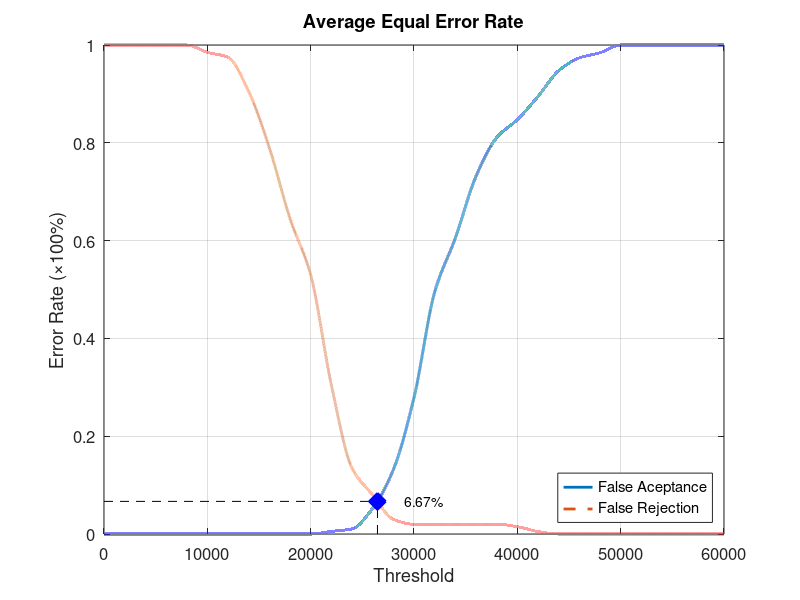
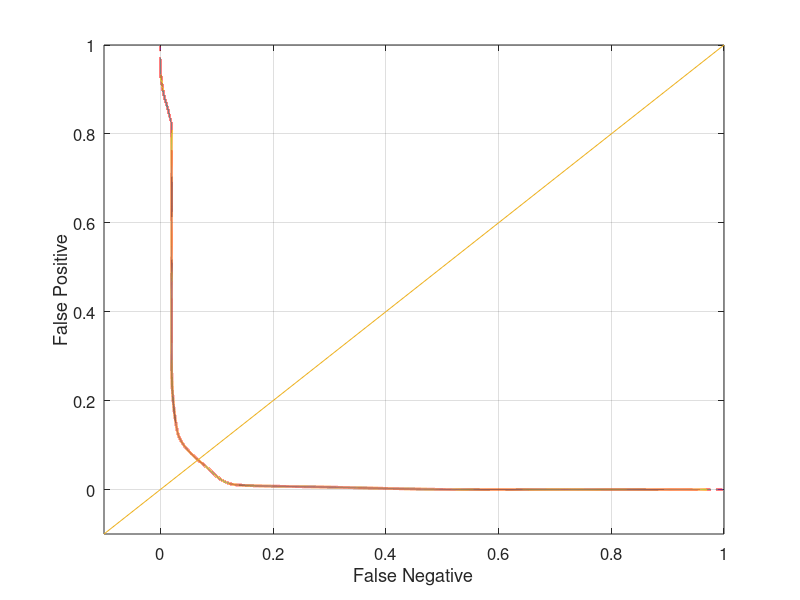

Reproduce these figures in MATLAB, in order.
function yEER = Database5_2
close all;
clear;
clc;
x = 0:2000:60000;
xq = 0:0.5:60000;

y0 = [0 0 0 0 0 0 0 0 0 0 0 0.00526316 0.0105263 0.0526316 0.131579 0.278947 0.494737 0.605263 0.731579 0.810526 0.847368 0.894737 0.947368 0.973684 0.984211 1 1 1 1 1 1];
yy0 = interp1(x, y0, xq, 'pchip');
y1 = [1 1 1 1 1 0.985 0.975 0.905 0.79 0.645 0.53 0.305 0.135 0.08 0.03 0.02 0.02 0.02 0.02 0.02 0.015 0.005 0 0 0 0 0 0 0 0 0];
yy1 = interp1(x, y1, xq, 'pchip');

% Calculating EER: 
y2 = abs(y0 - y1);
find(y2 == min(y2))
yy2 = abs(yy0 - yy1);
xEER = find(yy2 == min(yy2));
xEERIndex = xq(xEER) % X-axis EER
yEER = yy0(xEER) % Y-axis EER

main = figure
plot(xq, yy0,'-','LineWidth', 2);	hold on
plot(xq, yy1,'--','LineWidth', 2);	hold on
plot([xEERIndex xEERIndex], [0 yEER], 'k--');	hold on
plot([0 xEERIndex], [yEER yEER], 'k--');	hold on
plot(xEERIndex, yEER, 'bx', 'LineWidth', 10);	hold on
text(xEERIndex + 10 * xEERIndex / 100, yEER, [num2str(round((10000 * yEER)) / 100) '%'])
legend('False Aceptance', 'False Rejection', 'Location', 'SouthEast')
xlabel('Threshold')
ylabel('Error Rate (\times100%)')
title('Average Equal Error Rate')
set(gca, 'FontSize', 12)
axis([0 60000 0 1])
grid on

print(main, 'Database5_2Main', '-dpng');
FNRxFPR = figure('Color', [1 1 1]);
plot(yy1, yy0, '-', yy1, yy0, 'LineWidth', 2);
hold on
y = -0.1:0.1:1
plot(y, y); 
set(gca, 'FontSize', 12)
xlabel('False Negative')
ylabel('False Positive')
axis([-0.1 1 -0.1 1])
set(gca, 'FontSize', 12)
grid on

print(FNRxFPR, 'Database5_2FNRxFPR','-dpng');
end
